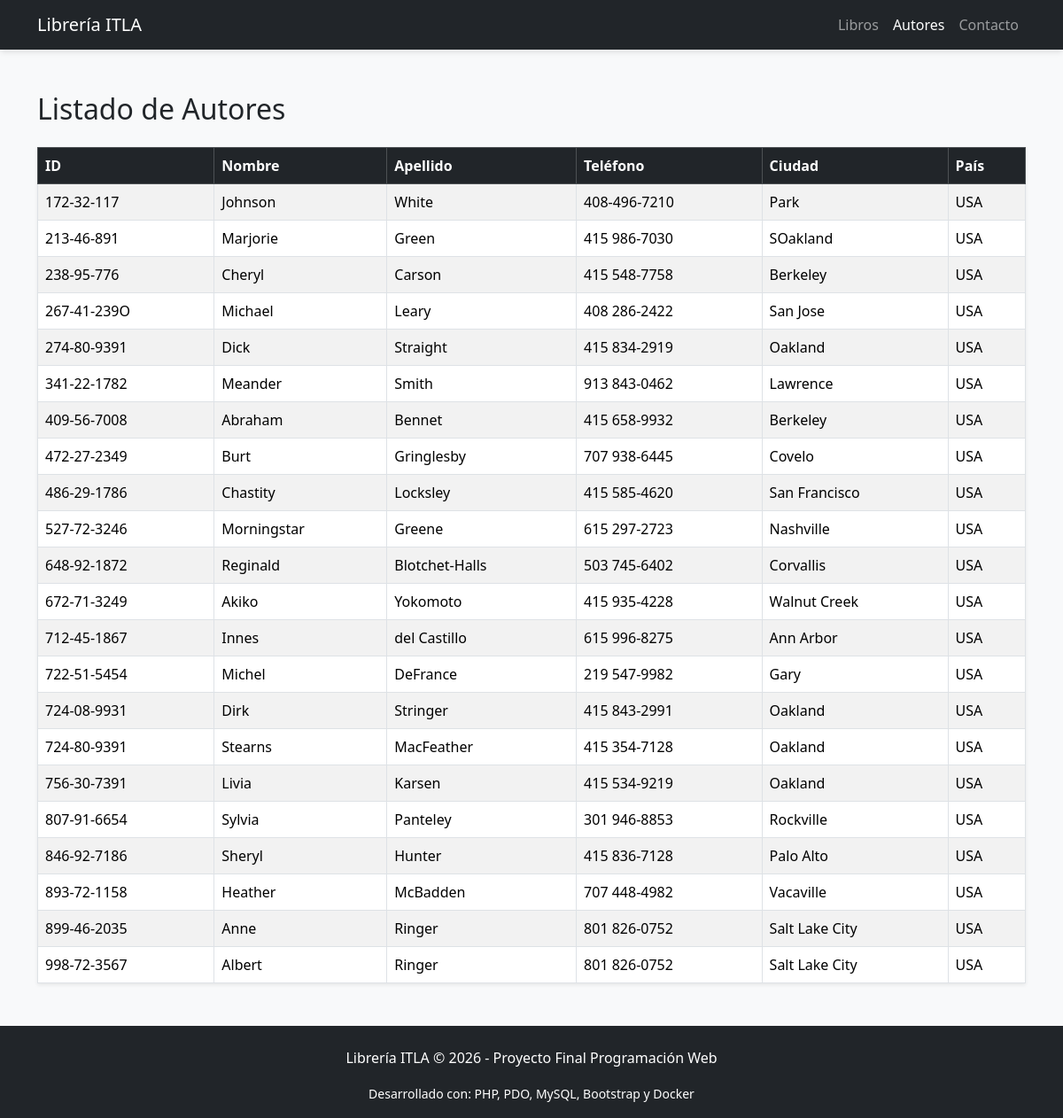
Screenshot of /autores.php with the database file from the repository.
### tables this page shows
CREATE TABLE `autores` (
  `id_autor` varchar(11) NOT NULL,
  `apellido` varchar(15) NOT NULL,
  `nombre` varchar(15) NOT NULL,
  `telefono` varchar(12) NOT NULL,
  `direccion` varchar(20) NOT NULL,
  `ciudad` varchar(15) NOT NULL,
  `estado` varchar(2) NOT NULL,
  `pais` varchar(3) NOT NULL,
  `cod_postal` int(5) NOT NULL,
  PRIMARY KEY  (`id_autor`)
);

### src/autores.php (the view, shortened to what this page needs)
<?php
require_once 'conexion.php';
try {
    $stmt = $pdo->query("SELECT id_autor, nombre, apellido, telefono, ciudad, pais FROM autores");
    $autores = $stmt->fetchAll(PDO::FETCH_ASSOC);
} catch (PDOException $e) {
    die("Error en la consulta: " . $e->getMessage());
}
?>
<!DOCTYPE html>
<html lang="es">
<head>
    <link href="https://cdn.jsdelivr.net/npm/bootstrap@5.3.2/dist/css/bootstrap.min.css" rel="stylesheet">
    <link href="assets/css/style.css" rel="stylesheet">
</head>
<body>
    <nav class="navbar navbar-expand-lg navbar-dark bg-dark">
        <div class="container">
            <a class="navbar-brand" href="index.php">Librería ITLA</a>
            <div class="collapse navbar-collapse" id="navbarNav">
                <ul class="navbar-nav ms-auto">
                    <li class="nav-item"><a class="nav-link" href="index.php">Libros</a></li>
                    <li class="nav-item"><a class="nav-link active" href="autores.php">Autores</a></li>
                    <li class="nav-item"><a class="nav-link" href="contacto.php">Contacto</a></li>
                </ul>
            </div>
        </div>
    </nav>
    <div class="container mt-5">
        <h2 class="mb-4">Listado de Autores</h2>
        <div class="table-responsive shadow-sm">
            <table class="table table-striped table-hover table-bordered mb-0">
                <thead class="table-dark">
                    <tr>
                        <th>ID</th>
                        <th>Nombre</th>
                        <th>Apellido</th>
                        <th>Teléfono</th>
                        <th>Ciudad</th>
                        <th>País</th>
                    </tr>
                </thead>
                <tbody>
                    <?php foreach ($autores as $autor): ?>
                        <tr>
                            <td><?php echo htmlspecialchars($autor['id_autor']); ?></td>
                            <td><?php echo htmlspecialchars(trim($autor['nombre'])); ?></td>
                            <td><?php echo htmlspecialchars(trim($autor['apellido'])); ?></td>
                            <td><?php echo htmlspecialchars($autor['telefono']); ?></td>
                            <td><?php echo htmlspecialchars($autor['ciudad']); ?></td>
                            <td><?php echo htmlspecialchars($autor['pais']); ?></td>
                        </tr>
                    <?php endforeach; ?>
                </tbody>
            </table>
        </div>
    </div>
<?php include 'footer.php'; ?>

### src/assets/css/style.css (style rules this page uses)
body { background-color: #f8f9fa; font-family: 'Segoe UI', Tahoma, Geneva, Verdana, sans-serif; }
.navbar { box-shadow: 0 4px 6px -1px rgba(0, 0, 0, 0.1); }

### rows the page displays
autores: id_autor "172-32-117", nombre "Johnson", apellido "White", telefono "408-496-7210", ciudad "Park", pais "USA"
autores: id_autor "213-46-891", nombre "Marjorie", apellido "Green", telefono "415 986-7030", ciudad "SOakland", pais "USA"
autores: id_autor "238-95-776", nombre "Cheryl", apellido "Carson", telefono "415 548-7758", ciudad "Berkeley", pais "USA"
autores: id_autor "267-41-239O", nombre "Michael", apellido "Leary", telefono "408 286-2422", ciudad "San Jose", pais "USA"
autores: id_autor "274-80-9391", nombre "Dick", apellido "Straight", telefono "415 834-2919", ciudad "Oakland", pais "USA"
autores: id_autor "341-22-1782", nombre "Meander", apellido "Smith", telefono "913 843-0462", ciudad "Lawrence", pais "USA"
autores: id_autor "409-56-7008", nombre "Abraham", apellido "Bennet", telefono "415 658-9932", ciudad "Berkeley", pais "USA"
autores: id_autor "472-27-2349", nombre "Burt", apellido "Gringlesby", telefono "707 938-6445", ciudad "Covelo", pais "USA"
autores: id_autor "486-29-1786", nombre "Chastity", apellido "Locksley", telefono "415 585-4620", ciudad "San Francisco", pais "USA"
autores: id_autor "527-72-3246", nombre "Morningstar", apellido "Greene", telefono "615 297-2723", ciudad "Nashville", pais "USA"
autores: id_autor "648-92-1872", nombre "Reginald", apellido "Blotchet-Halls", telefono "503 745-6402", ciudad "Corvallis", pais "USA"
autores: id_autor "672-71-3249", nombre "Akiko", apellido "Yokomoto", telefono "415 935-4228", ciudad "Walnut Creek", pais "USA"
autores: id_autor "712-45-1867", nombre "Innes", apellido "del Castillo", telefono "615 996-8275", ciudad "Ann Arbor", pais "USA"
autores: id_autor "722-51-5454", nombre "Michel", apellido "DeFrance", telefono "219 547-9982", ciudad "Gary", pais "USA"
autores: id_autor "724-08-9931", nombre "Dirk", apellido "Stringer", telefono "415 843-2991", ciudad "Oakland", pais "USA"
autores: id_autor "724-80-9391", nombre "Stearns", apellido "MacFeather", telefono "415 354-7128", ciudad "Oakland", pais "USA"
autores: id_autor "756-30-7391", nombre "Livia", apellido "Karsen", telefono "415 534-9219", ciudad "Oakland", pais "USA"
autores: id_autor "807-91-6654", nombre "Sylvia", apellido "Panteley", telefono "301 946-8853", ciudad "Rockville", pais "USA"
autores: id_autor "846-92-7186", nombre "Sheryl", apellido "Hunter", telefono "415 836-7128", ciudad "Palo Alto", pais "USA"
autores: id_autor "893-72-1158", nombre "Heather", apellido "McBadden", telefono "707 448-4982", ciudad "Vacaville", pais "USA"
autores: id_autor "899-46-2035", nombre "Anne", apellido "Ringer", telefono "801 826-0752", ciudad "Salt Lake City", pais "USA"
autores: id_autor "998-72-3567", nombre "Albert", apellido "Ringer", telefono "801 826-0752", ciudad "Salt Lake City", pais "USA"
